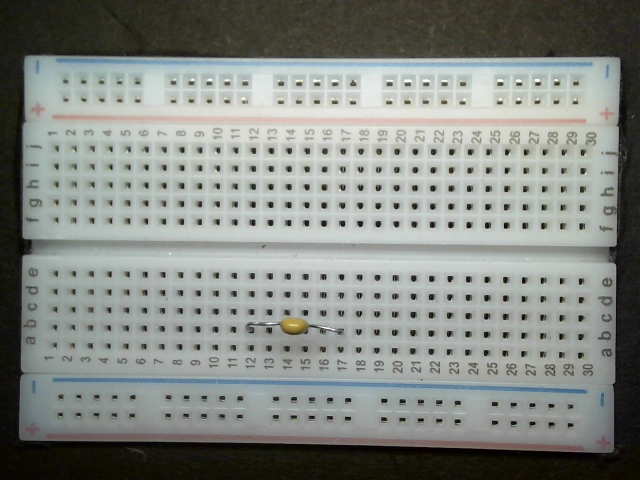
#> input picture cam_data/snapshots/R/fig2018-11-20 112626R.png, 640 x 480 px, given in place of fig2019-01-19 140100R.png, which was not available
$ python objectDetection_v3.py   (Python 2 division)   (older library calls are emulated)
#> lines starting #> are read from the running program, lines starting #| are printed output that depends on the picture; after the words box and inside, x2 and y2 are one past the last pixel; in counts of white or black regions, pixels touching at a corner belong together; pictures that were not available may be replaced by others from this repository, and a replacement may not be noted
# import the necessary packages
# import the necessary packages
##from pyimagesearch.zernikemoments import ZernikeMoments
from imutils.paths import list_images
import numpy as np
import argparse
import pickle
import imutils
import cv2
import os
import mahotas
# import the necessary packages
from scipy.spatial import distance as dist

class Searcher:
	def __init__(self, index):
		# store the index that we will be searching over
		self.index = index

	def search(self, queryFeatures):
		# initialize our dictionary of results
		results = {}

		# loop over the images in our index
		for (k, features) in self.index.items():
			# compute the distance between the query features
			# and features in our index, then update the results
			d = dist.euclidean(queryFeatures, features)
			results[k] = d

		# sort our results, where a smaller distance indicates
		# higher similarity
		results = sorted([(v, k) for (k, v) in results.items()])

		# return the results
		return results


class ZernikeMoments:
	def __init__(self, radius):
		# store the size of the radius that will be
		# used when computing moments
		self.radius = radius

	def describe(self, image):
		# return the Zernike moments for the image
		return mahotas.features.zernike_moments(image, self.radius)


###############################
###############################
###############################
figPathR = 'cam_data\snapshots\R'
figPathB = 'cam_data\snapshots\B'
figSavePath = 'cam_data\Match'
##
capTemp=r'cam_data\templates\caps'
icTemp=r'cam_data\templates\ic'
ledTemp=r'cam_data\templates\led'
resTemp=r'cam_data\templates\resistors\C'
resTemp_cnt=r'cam_data\templates\resistors\cnt'

my_path = os.path.abspath(os.path.dirname(__file__))
##
framePath=r'C:\Python27\shape-detection\shape-detection\capstone_repo\capstone_repo\cam_data\snapshots\R'
frameName="fig2019-01-19 140100R.png"
fgmaskName="fig2019-01-17 133929B.png"
fgmaskPath=r'C:\Python27\shape-detection\shape-detection\capstone_repo\capstone_repo\cam_data\snapshots\B'
capFlag=0

frameFilePath= os.path.join(framePath, frameName)
fgmaskFilePath= os.path.join(fgmaskPath, fgmaskName)
frame = cv2.imread(frameFilePath)
#> frame is the input picture: shape (480, 640, 3); mean B, G, R 131.4, 136.3, 132.3
warp=frame.copy()
fgmask = cv2.imread(fgmaskFilePath)
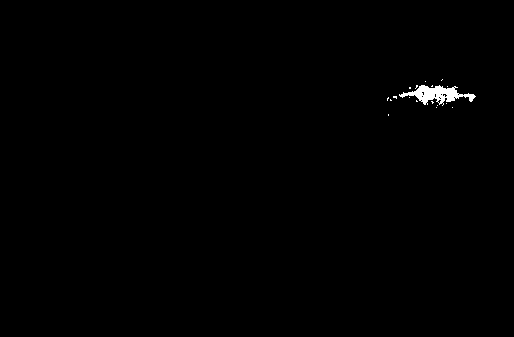
#> input picture cam_data/snapshots/B/fig2019-01-17 133929B.png, 514 x 337 px, found by its file name
#> fgmask is the input picture: shape (337, 514, 3); 0.43% white; 18 white regions (17 under 20 px), largest, box (x1, y1, x2, y2) and area: (399, 85, 476, 106) 697


sortPath=resTemp
#storePath=os.path.join(my_path, resTemp_cnt)

# initialize our descriptor (Zernike Moments with a radius
# of 21 used to characterize the shape of our pokemon) and
# our index dictionary
radius=35
desc = ZernikeMoments(radius)
index = {}

# loop over the sprite images
for spritePath in list_images(sortPath):
	# parse out the pokemon name, then load the image and
	# convert it to grayscale
	pokemon = spritePath[spritePath.rfind("/") + 1:].replace(".png", "")
	image = cv2.imread(spritePath)
	h,w=image.shape[:2]
#> h = 480; w = 640
	print h,w
#| 480 640
	image=image[int(h*0.2):int(h*0.8),int(w*0.2):int(w*0.8)]
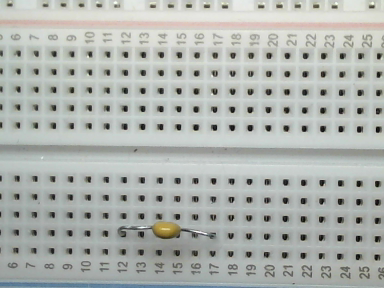
#> image: shape (288, 384, 3); mean B, G, R 174.9, 179.3, 175.1
	gray = cv2.cvtColor(image, cv2.COLOR_BGR2GRAY)
	gray=cv2.bitwise_not(gray)
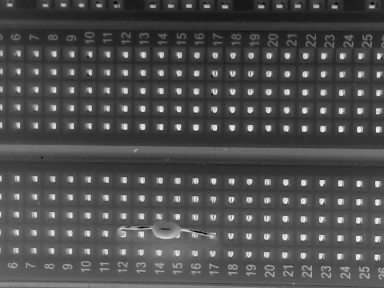
#> gray: shape (288, 384); min 2, max 249, mean 77.5
	# [6 lines of commented-out code are left out]
        ret, thresh = cv2.threshold(gray, 110,255, cv2.THRESH_BINARY)
#> thresh: shape (288, 384); 10.5% white; 311 white regions (66 under 20 px), largest, box (x1, y1, x2, y2) and area: (0, 282, 276, 288) 925, (117, 224, 217, 240) 621, (151, 244, 185, 258) 368
        #cv2.imshow("preview",thresh)
       # cv2.waitKey(0)
        ## erode and dilate the threshed image to remove noise
        thresh=cv2.erode(thresh, None, iterations=2)
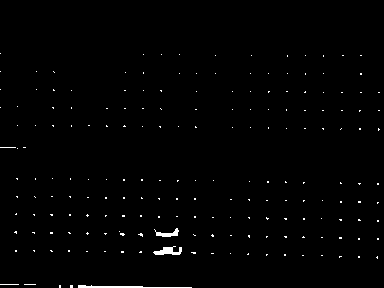
#> thresh: shape (288, 384); 0.9% white; 189 white regions (186 under 20 px), largest, box (x1, y1, x2, y2) and area: (78, 285, 192, 288) 188, (153, 246, 182, 255) 152, (154, 228, 179, 237) 102
        thresh=cv2.dilate(thresh, None, iterations=1)
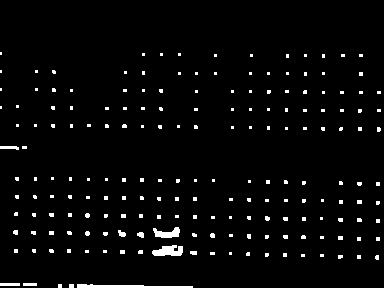
#> thresh: shape (288, 384); 3.1% white; 187 white regions (167 under 20 px), largest, box (x1, y1, x2, y2) and area: (77, 284, 193, 288) 312, (152, 245, 183, 256) 250, (153, 227, 180, 238) 182
        #cv2.imshow("preview",thresh)
        #cv2.waitKey(0)
        ## create canny edge image
        low_threshold = 90
        high_threshold =250
        edges = cv2.Canny(thresh, low_threshold, high_threshold,None,3)
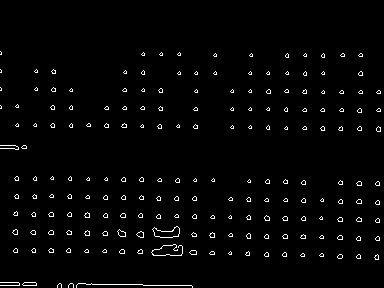
#> edges: shape (288, 384); 2.1% white in thin lines or dots, all inside (x1, y1, x2, y2) = (0, 51, 381, 288)
        #cv2.imshow("preview",edges)
        edgesCopy=edges.copy()
        #cv2.waitKey(0)
        image=edges.copy()


	# initialize the outline image, find the outermost
	# contours (the outline) of the pokemon, then draw
	# it
	outline = np.zeros(image.shape, dtype = "uint8")
	cnts = cv2.findContours(thresh.copy(), cv2.RETR_EXTERNAL,
		cv2.CHAIN_APPROX_SIMPLE)
#> cnts = 187 contours, 179 with area under 20; largest, box (x1, y1, x2, y2) and area: (152, 245, 183, 256) 206, (77, 284, 193, 288) 194, (153, 227, 180, 238) 148, (0, 283, 20, 286) 38, (0, 146, 19, 150) 37, (118, 230, 126, 237) 26, (23, 283, 37, 286) 26, (137, 232, 144, 238) 23
	cnts = imutils.grab_contours(cnts)
	c=max(cnts,key=cv2.contourArea)
#> c = contour of 29 points, box (x1, y1, x2, y2) (152, 245, 183, 256), area 206
	#cnts = sorted(cnts, key = cv2.contourArea, reverse = True)[0]
	cv2.drawContours(outline, [c], -1, 255, -1)
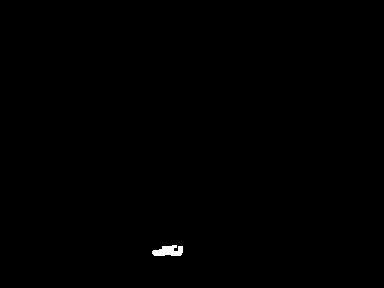
#> outline: shape (288, 384); 0.23% white; 1 white region, box (x1, y1, x2, y2) and area: (152, 245, 183, 256) 250
        cv2.imshow("preview",outline)
        cv2.waitKey(0)

	# compute Zernike moments to characterize the shape
	# of pokemon outline, then update the index
#> (the run stopped early here; a loop or call above may not have finished)
